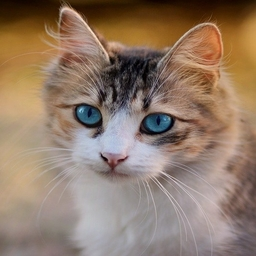
#> input picture src/Images/cat256.jpg, 256 x 256 px
$ jupyter execute --allow-errors playground.ipynb   (shell and % lines are left out)
#> lines starting #> are read from the running program, lines starting #| are printed output that depends on the picture; after the words box and inside, x2 and y2 are one past the last pixel; in counts of white or black regions, pixels touching at a corner belong together
[cell 1]
import cv2
import numpy as np
import matplotlib.pyplot as plt

[cell 2]
def map_ranges(inputValue: float, inMin: float, inMax: float, outMin: float, outMax: float):
    """
    Map a given value from range 1 -> range 2
    :param inputValue: The value you want to map
    :param inMin: Minimum Value of Range 1
    :param inMax: Maximum Value of Range 1
    :param outMin: Minimum Value of Range 2
    :param outMax: Maximum Value of Range 2
    :return: The new Value in Range 2
    """
    slope = (outMax - outMin) / (inMax - inMin)
    return outMin + slope * (inputValue - inMin)

def histogram(data: np.array, bins_num: int = 255):
    """

    :param data:
    :param bins_num:
    :return:
    """
    if bins_num == 2:
        new_data = data
    else:
        new_data = np.round(np.interp(data, (data.min(), data.max()), (0, bins_num))).astype('uint8')
    bins = np.arange(0, bins_num)
    hist = np.bincount(new_data.ravel(), minlength=bins_num)
    return hist, bins

[cell 3]
image1_bgr = cv2.imread('src/Images/Lenna_512.png')
#> (the rest of this cell did not finish here and is left out)

#> (a cell that did not finish here is left out)

#> (a cell that did not finish here is left out)

#> (a cell that did not finish here is left out)

[cell 7]
# map the pixels values
eq_img = np.zeros((256, 256))
#> (the rest of this cell did not finish here and is left out)

#> (a cell that did not finish here is left out)

#> (a cell that did not finish here is left out)

[cell 10]
def imhist(im):
  # calculates normalized histogram of an image
	m, n = im.shape
	h = [0.0] * 256
	for i in range(m):
		for j in range(n):
			h[im[i, j]]+=1
	return np.array(h)/(m*n)

def cumsum(h):
	# finds cumulative sum of a numpy array, list
	return [sum(h[:i+1]) for i in range(len(h))]

def histeq(im):
	#calculate Histogram
	h = imhist(im)
	cdf = np.array(cumsum(h)) #cumulative distribution function
	sk = np.uint8(255 * cdf) #finding transfer function values
	s1, s2 = im.shape
	Y = np.zeros_like(im)
	# applying transfered values for each pixels
	for i in range(0, s1):
		for j in range(0, s2):
			Y[i, j] = sk[im[i, j]]
	H = imhist(Y)
	#return transformed image, original and new istogram,
	# and transform function
	return Y , h, H, sk

[cell 11]
import pylab as plt
import matplotlib.image as mpimg
import numpy as np
# load image to numpy arrayb
# matplotlib 1.3.1 only supports png images
# use scipy or PIL for other formats
img = np.uint8(mpimg.imread('src/Images/cat256.jpg'))
#> img is the input picture: shape (256, 256, 3); mean R, G, B 145.2, 122.9, 105.2
# convert to grayscale
# do for individual channels R, G, B, A for nongrayscale images

img = np.uint8((0.2126* img[:,:,0]) + \
  		np.uint8(0.7152 * img[:,:,1]) +\
			 np.uint8(0.0722 * img[:,:,2]))
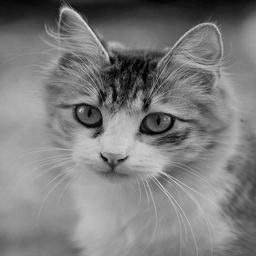
#> img: shape (256, 256); min 0, max 230, mean 124.9

# use hist module from hist.py to perform histogram equalization
new_img, h, new_h, sk = histeq(img)
#> in histeq, `h = imhist(im)`: h = 256 values, max 0.015 at index 143, min 0 at index 222, mean 0.00391
#> in histeq, `cdf = np.array(cumsum(h))`: cdf = 256 values from 0.000366 to 1
#> in histeq, `sk = np.uint8(255 * cdf)`: sk = 256 values from 0 to 255
#> after the loop in histeq, `for i in range(0, s1):`:
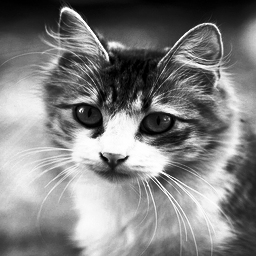
#> Y: shape (256, 256); min 0, max 255, mean 128
#> in histeq, `H = imhist(Y)`: H = 256 values, max 0.015 at index 151, min 0 at index 62, mean 0.00391
#> new_h has the same summary as H in histeq; sk = 256 values from 0 to 255

# show old and new image
# show original image
plt.subplot(121)
plt.imshow(img)
plt.title('original image')
plt.set_cmap('gray')
# show original image
plt.subplot(122)
plt.imshow(new_img)
plt.title('hist. equalized image')
plt.set_cmap('gray')
plt.show()
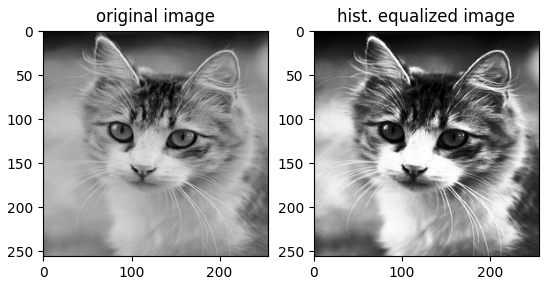
#> figure drawn by matplotlib, 2 panels

# plot histograms and transfer function
fig = plt.figure()
fig.add_subplot(221)
plt.plot(h)
plt.title('Original histogram') # original histogram

fig.add_subplot(222)
plt.plot(new_h)
plt.title('New histogram') #hist of eqlauized image

fig.add_subplot(223)
plt.plot(sk)
plt.title('Transfer function') #transfer function

plt.show()
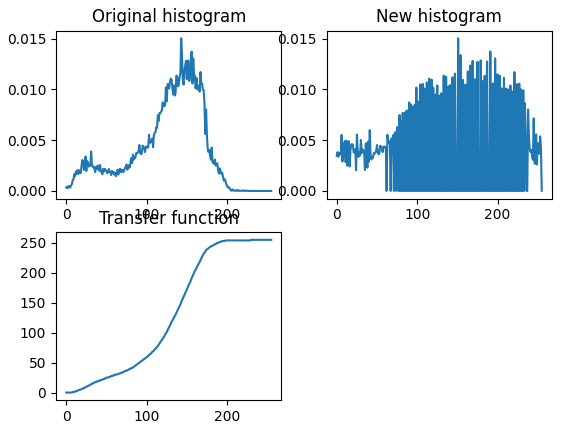
#> figure drawn by matplotlib, 3 panels; panel 1: curve peaks at x = 143, y = 0.015; panel 2: curve peaks at x = 151, y = 0.015; panel 3: curve peaks at x = 230, y = 255

[cell 12]
def threshold_image(data: np.ndarray, threshold: int, type: str = "global"):
    if type == "global":
        return (data > threshold).astype(int)

    elif type == "local":
        pass


def normalize_image(data: np.ndarray, value: int):
    data = data / value
    print('Min: %.3f, Max: %.3f' % (data.min(), data.max()))
    return data

[cell 13]
out_threshold = threshold_image(img, 130)
#> in threshold_image, `return (data > threshold).astype(int)`:
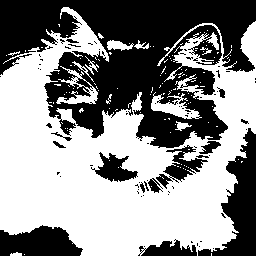
#> returned value: shape (256, 256) int64; values 0 (black) and 1 (white), 54.7% white; 86 black regions (71 under 20 px), largest, box (x1, y1, x2, y2) and area: (0, 0, 256, 148) 21961, (198, 128, 256, 256) 3036, (0, 225, 83, 256) 1879
out_threshold

[cell 14]
imgplot = plt.imshow(out_threshold, cmap="gray")

[cell 15]
plt.hist(out_threshold.ravel())
plt.show()
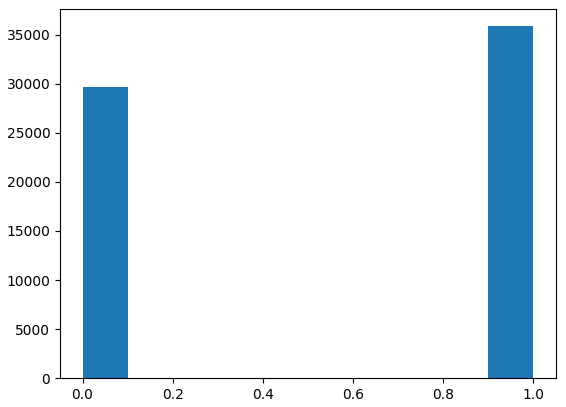
#> figure drawn by matplotlib, 1 panel; tallest bar 35869 high, from x = 0.9 to 1

[cell 16]
print(img.dtype)
#| uint8
out_norm = normalize_image(img, 220)
#| Min: 0.000, Max: 1.045
out_norm
# new_data = np.round(np.interp(out_norm, (out_norm.min(), out_norm.max()), (0, 255))).astype('uint8')

[cell 17]
plt.imshow(img, cmap="gray")

[cell 18]
print(out_norm)
#> (printed output is left out)
plt.imshow(out_norm, cmap="gray")

[cell 19]
ar = np.array(img).astype(np.float32)
mn = np.min(ar)
#> mn = 0
mx = np.max(ar)
#> mx = 230
norm = (ar - mn) * (1.0 / (mx - mn))
norm

$ run again, with src/Images/dog256.jpg copied over src/Images/cat256.jpg
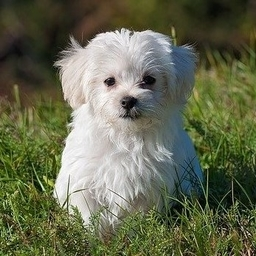
#> input picture src/Images/dog256.jpg, 256 x 256 px
#> img is the input picture: shape (256, 256, 3); mean R, G, B 101.9, 106.1, 81
#> img: shape (256, 256)
#> in histeq, `h = imhist(im)`: h = 256 values, max 0.00993 at index 49, min 0 at index 255, mean 0.00391
#> cdf = 256 values from 0.000137 to 1
#> in histeq, `sk = np.uint8(255 * cdf)`: sk = 256 values from 0 to 255
#> after the loop in histeq, `for i in range(0, s1):`:
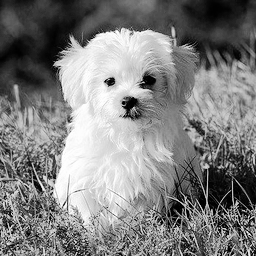
#> Y: shape (256, 256); min 0, max 255, mean 127.7
#> H = 256 values, max 0.00993 at index 52, min 0 at index 14, mean 0.00391
#> `new_img, h, new_h, sk = histeq(img)`: new_h has the same summary as H in histeq; sk = 256 values from 0 to 255
#> `plt.show()`:
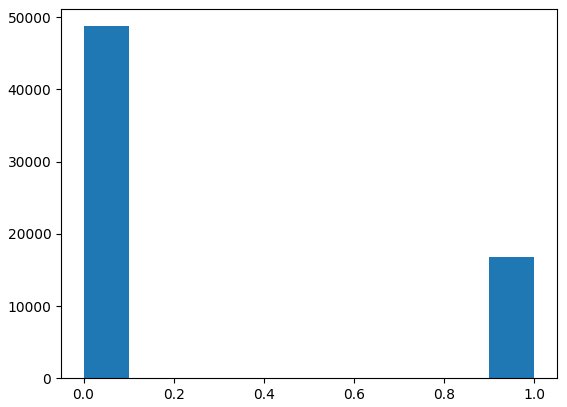
#> figure drawn by matplotlib, 1 panel; tallest bar 48762 high, from x = -6.94e-18 to 0.1
#| uint8
#| Min: 0.000, Max: 1.155
#> (printed output is left out)
#> mn = 0
#> mx = 254
